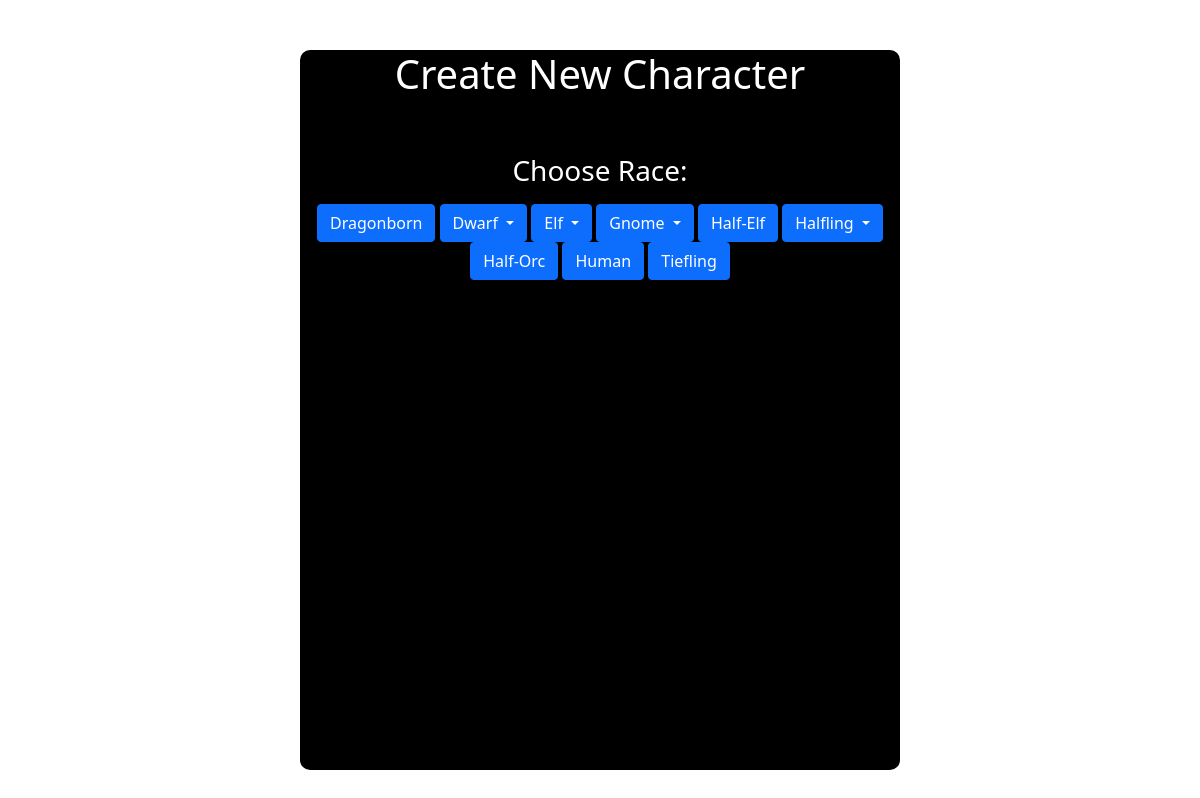
/character/, run on the app's committed database.
### character/models.py (models this page shows, shortened)
class Race(models.Model):
  race_name = models.CharField(max_length=50)
  race_description = models.TextField()
  race_img = models.TextField()
  race_str_bonus = models.IntegerField()
  race_dex_bonus = models.IntegerField()
  race_con_bonus = models.IntegerField()
  race_int_bonus = models.IntegerField()
  race_wis_bonus = models.IntegerField()
  race_cha_bonus = models.IntegerField()
  race_spd = models.IntegerField()
  race_darkvision = models.BooleanField()
  race_has_subrace = models.BooleanField()
  race_has_special = models.BooleanField()

### character/views.py (the view)
# urls.py: path('', views.index, name='index')
def index(request):
  all_races = Race.objects.all()
  sub_races = SubRace.objects.all()
  context = {
    'races': all_races,
    'sub_races': sub_races
  }
  return render(request, 'index.html', context)

### character/templates/index.html (shortened to what this page needs)
{% extends 'base.html' %}
{% block body %}
<div class = "main-container">
  <h1>Create New Character</h1>
  <br /><br />
  <h3 class = "h3 mb-3 font-weight-normal">Choose Race:</h3>
  {% for race in races %}
    {% if race.race_has_subrace %}
    <div class = "btn-group">
      <button class = "btn btn-primary dropdown-toggle" type="button"  id = "race-{{race.id}}" data-toggle="dropdown" aria-haspopup="true" aria-expanded="false">
        {{ race.race_name }}
      </button>
    </div>
    {% else %}
    <div class = "btn-group">
      <button class = "btn btn-primary" id = "race-{{race.id}}">{{ race.race_name }}</button>
    </div>
    {% endif %}
  {% endfor %}
  <br />
</div>
{% endblock %}

### character/static/css/styles.css (style rules this page uses)
body { height: 100vh; width: 100vw; background-image: url("https://cdn.pixabay.com/photo/2016/09/08/02/06/fairy-tale-1653150_960_720.jpg"); background-repeat: no-repeat; background-size: cover; overflow-y: hidden; }
.main-container { margin-top: 50px; text-align: center; width: 50%; height: 90%; margin-left: auto; margin-right: auto; background-color: black; color: white; border-radius: 10px; overflow-y: auto; }

### data on the page
Race: race_name "Dragonborn"
Race: race_name "Dwarf"
Race: race_name "Elf"
Race: race_name "Gnome"
Race: race_name "Half-Elf"
Race: race_name "Halfling"
Race: race_name "Half-Orc"
Race: race_name "Human"
Race: race_name "Tiefling"
